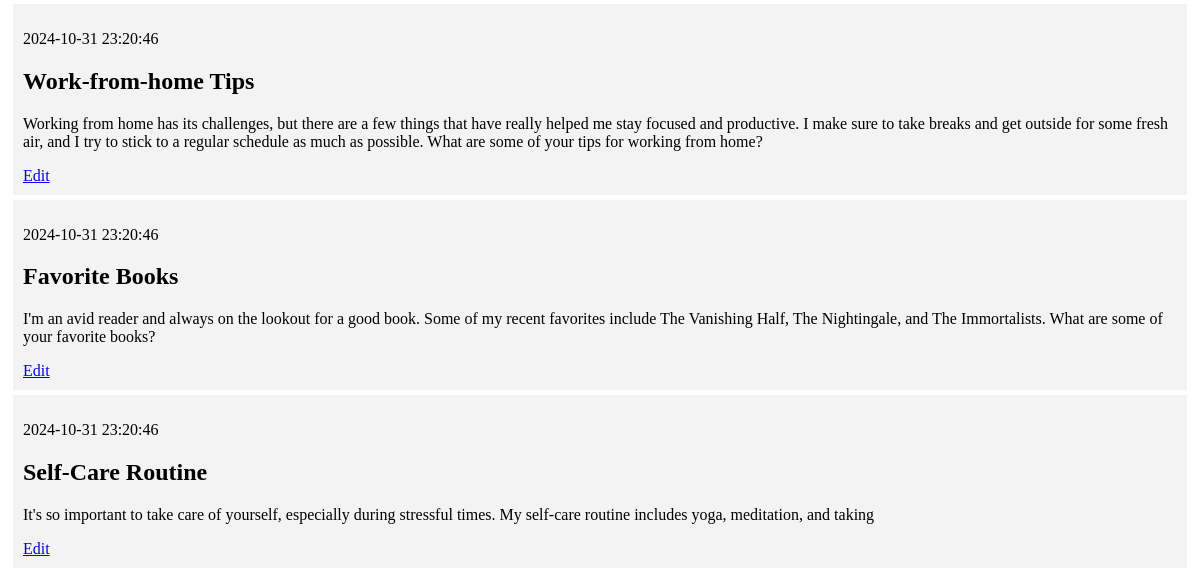
The app's page / (lower part), older data.
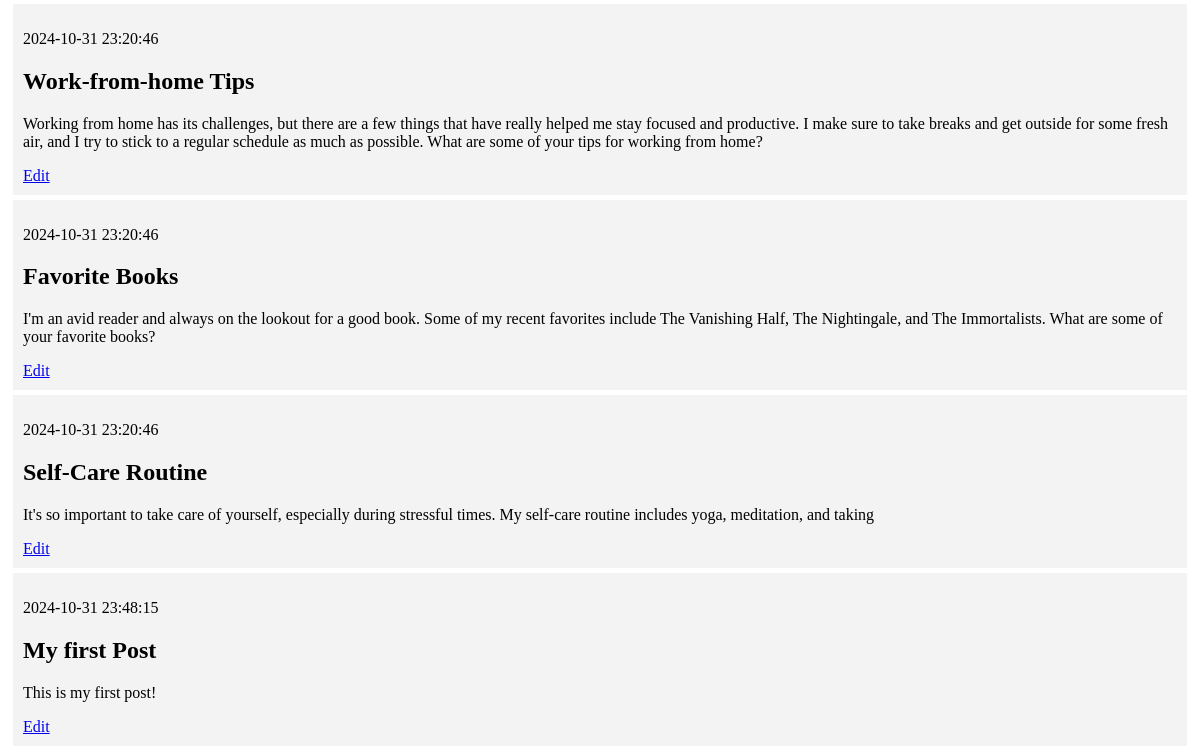
The same page, newer data.
### tables this page shows
CREATE TABLE posts (
    id INTEGER PRIMARY KEY AUTOINCREMENT,
    created TIMESTAMP NOT NULL DEFAULT CURRENT_TIMESTAMP,
    title TEXT NOT NULL,
    content TEXT NOT NULL
);

### app.py (the view)
@app.route('/')
def index():
    conn = get_db_connection()
    posts = conn.execute('SELECT * FROM posts').fetchall()
    conn.close()
    return render_template('index.html', posts=posts)

### app.py (called while the page is built)
def get_db_connection():
    conn = sqlite3.connect('database.db')
    conn.row_factory = sqlite3.Row
    return conn

### templates/index.html (shortened to what this page needs)
{% extends 'base.html' %}
{% block content %}
    {% for post in posts %}
        <div class='post'>
            <p>{{ post['created'] }}</p>
            <h2>{{ post['title'] }}</h2>
            <p>{{ post['content'] }}</p>
            <a href="{{ url_for('edit', id=post['id']) }}">Edit</a>
        </div>
    {% endfor %}
{% endblock %}

### templates/base.html (shortened to what this page needs)
<!DOCTYPE html>
<html lang="en">
<head>
</head>
<body>
    <div class="content">
        {% block content %} {% endblock %}
    </div>
</body>
</html>

### templates/base.html (style rules this page uses)
.post { padding: 10px; margin: 5px; background-color: #f3f3f3 }

Row changes from the older to the newer data that the page shows:
added posts: created "2024-10-31 23:48:15", title "My first Post", content "This is my first post!"
